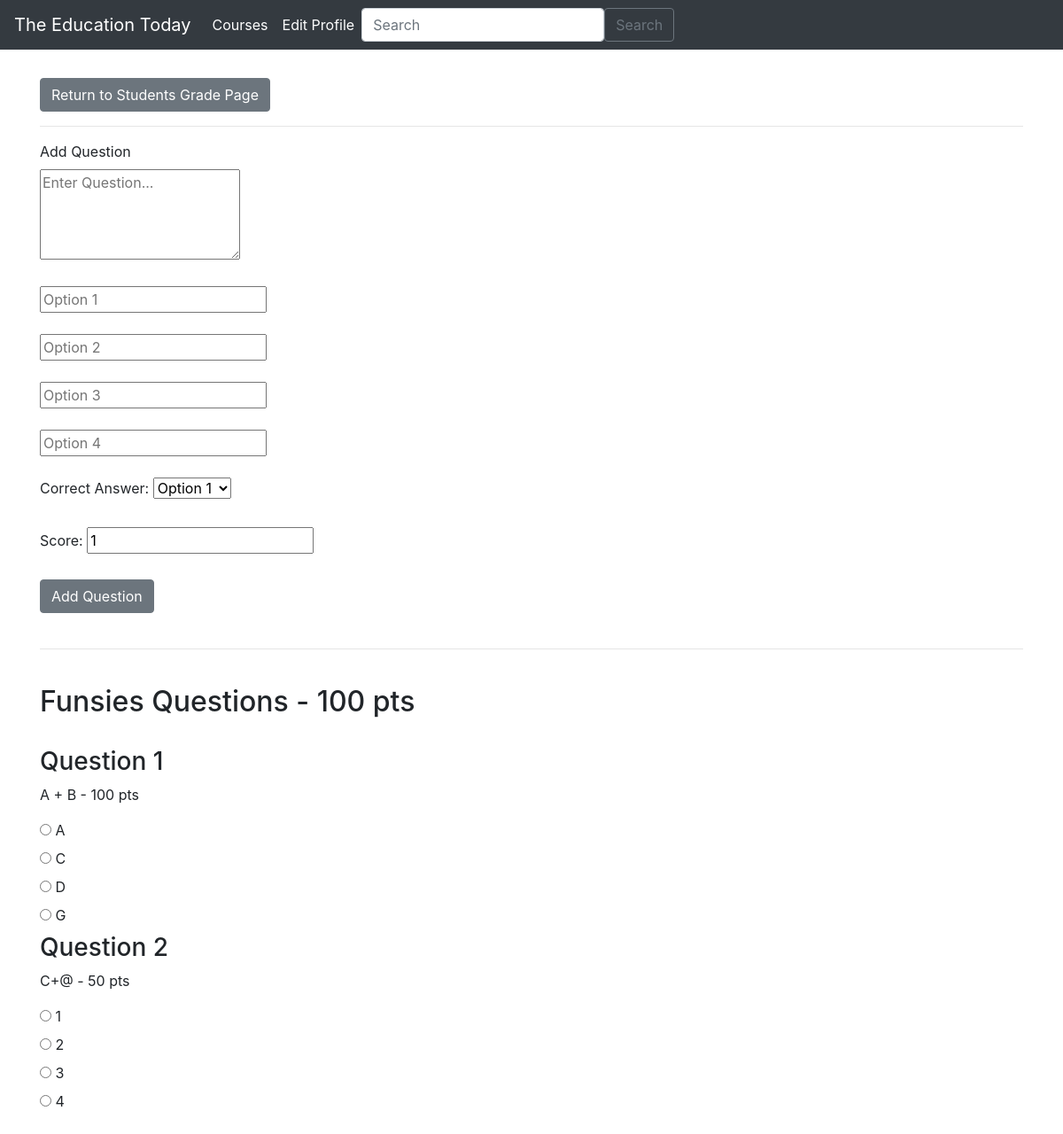
Page /teachers/quiz_view/5/ on the earlier database version.
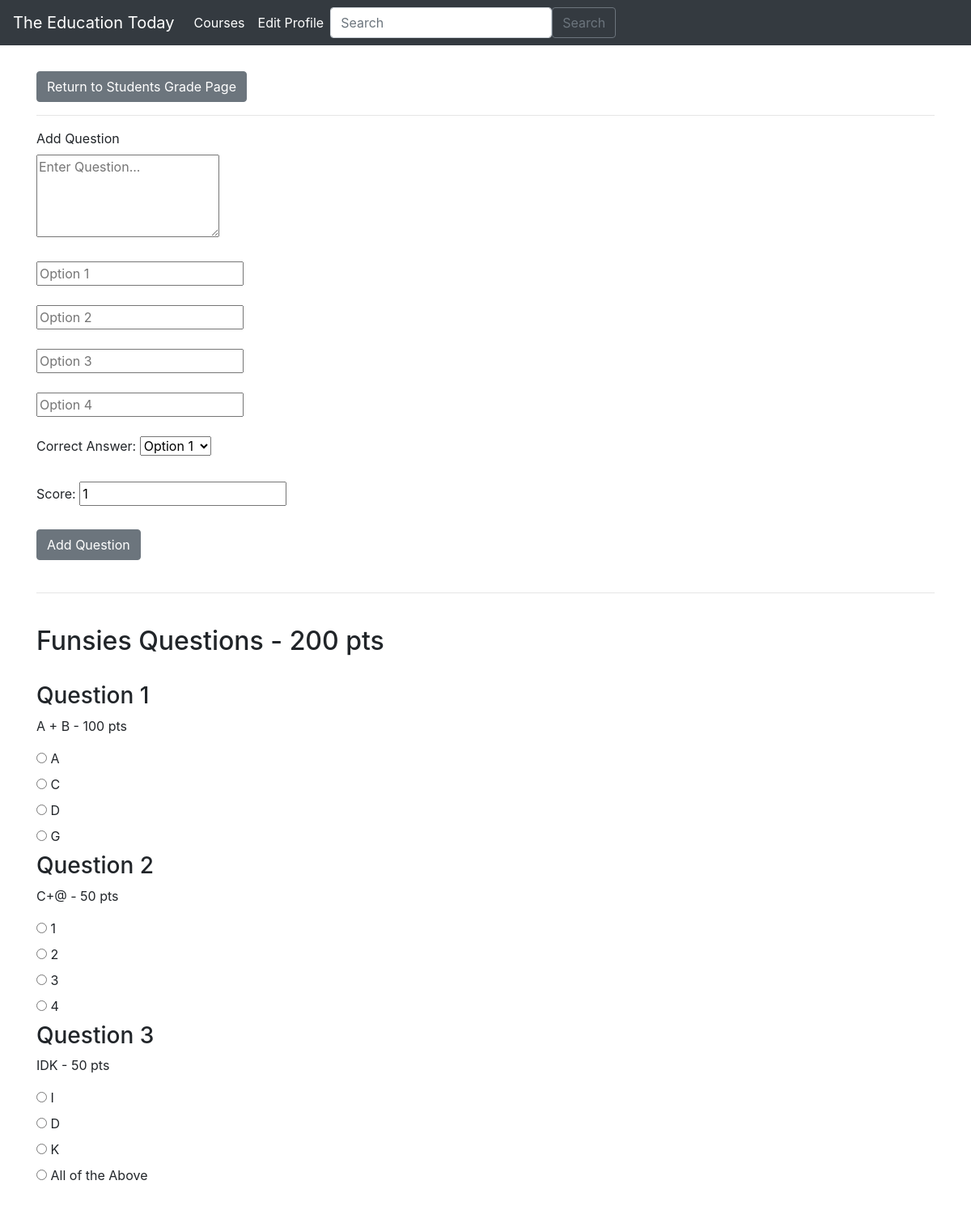
Same page on the later database version.
### teachers/models.py (models this page shows, shortened)
class Quiz(models.Model):
    id = models.AutoField(primary_key=True)
    course = models.ForeignKey(Course, on_delete=models.CASCADE, null=True, default=1)
    title = models.CharField(max_length=255)
    author = models.ForeignKey(User, on_delete=models.CASCADE)
    date_added = models.DateTimeField(auto_now_add=True)
    weight = models.IntegerField(default=100)

class Question(models.Model):
    id = models.AutoField(primary_key=True)
    quiz = models.ForeignKey(Quiz, on_delete=models.CASCADE)
    question_text = models.CharField(max_length=200,null=True)
    op1 = models.CharField(max_length=200,null=True)
    op2 = models.CharField(max_length=200,null=True)
    op3 = models.CharField(max_length=200,null=True)
    op4 = models.CharField(max_length=200,null=True)
    ans = models.IntegerField(choices=[(1, 'Option 1'), (2, 'Option 2'), (3, 'Option 3'), (4, 'Option 4')])
    points = models.IntegerField(default=1)

### teachers/views.py (the view, shortened to what this page needs)
# urls.py: path("quiz_view/<str:id>/", views.quizView, name="quiz_view"),
def quizView(request, id):
    quiz = Quiz.objects.get(pk=id)
    questions = Question.objects.filter(quiz=quiz)
    context = {"questions":questions, "quiz":quiz}
    return render(request, "teachers/quiz_view.html", context)

### teachers/templates/teachers/quiz_view.html (shortened to what the changed rows need)
{% extends "teachers/base.html" %}
{% block content %}
<div class="container my-2">
    <br/>
        <br/>
        <div id="contentwrapper">
            <div id="content">
                <div id="wrapper">
                    <h2>{{quiz.title}} Questions - {{ quiz.weight }} pts</h2>
                    <br/>
                    <div id="quiz-wrapper">
                        <form method="post">
                            {% for question in questions %}
                                <div class="questions">
                                    <h3>Question {{ forloop.counter }}</h3>
                                    <p>{{ question.question_text }} - {{ question.points }} pts </p>
                                    {% if question.op1 %}
                                        <label>
                                            <input type="radio" name="answer" value="1"> {{ question.op1 }}
                                        </label>
                                        <br>
                                    {% endif %}
                                    {% if question.op2 %}
                                        <label>
                                            <input type="radio" name="answer" value="2"> {{ question.op2 }}
                                        </label><br>
                                    {% endif %}
                                    {% if question.op3 %}
                                        <label>
                                            <input type="radio" name="answer" value="3"> {{ question.op3 }}
                                        </label><br>
                                    {% endif %}
                                    {% if question.op4 %}
                                        <label>
                                            <input type="radio" name="answer" value="4"> {{ question.op4 }}
                                        </label><br>
                                    {% endif %}
                                </div>
                            {% endfor %}
                        </form>
                    </div>
                </div>
            </div>
        </div>
        <br/>
</div>
{% endblock %}

Differences in the rows shown:
changed Quiz "Funsies": weight "100" → "200"
added Question: question_text "IDK", points "50", op1 "I", op2 "D", op3 "K", op4 "All of the Above"
